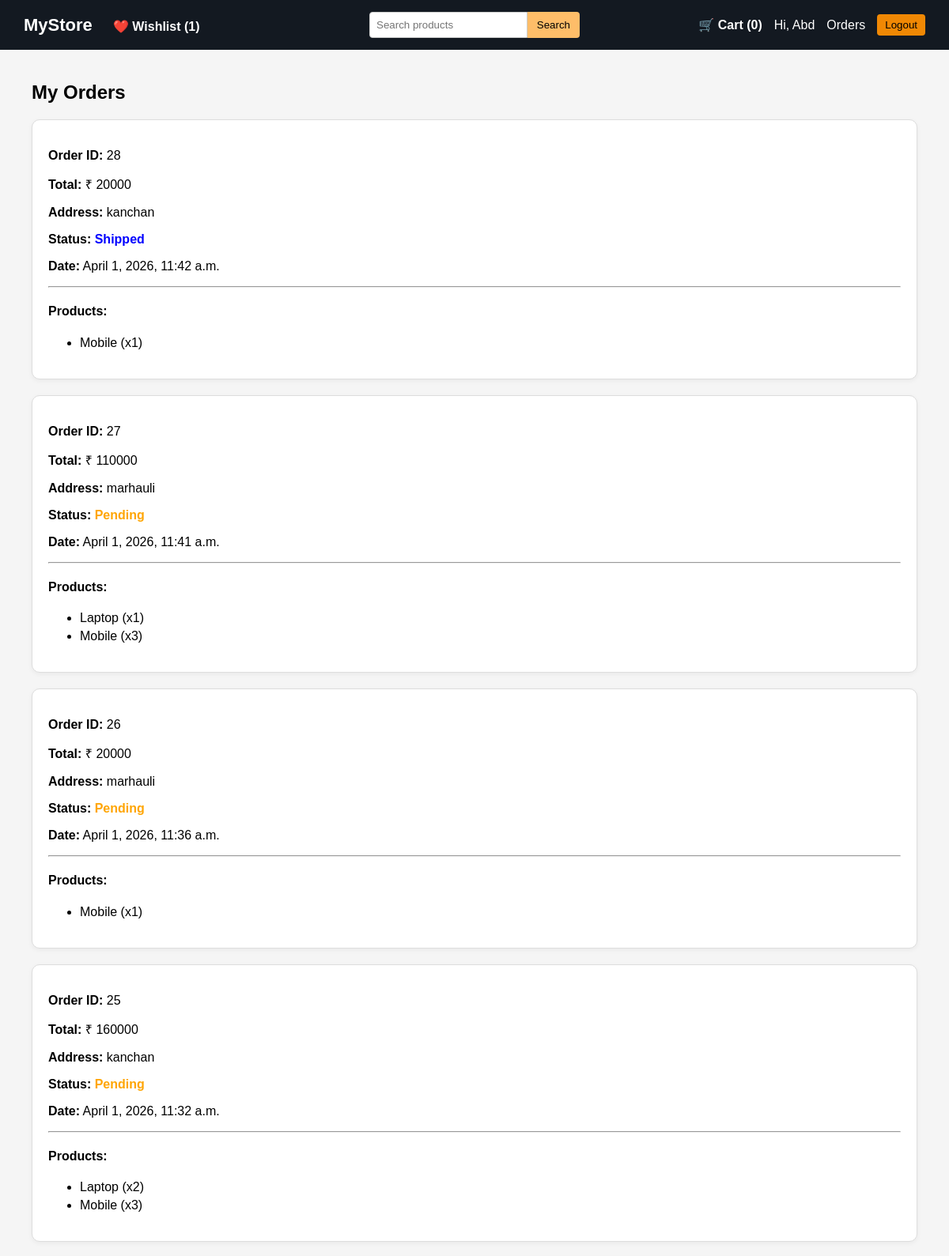
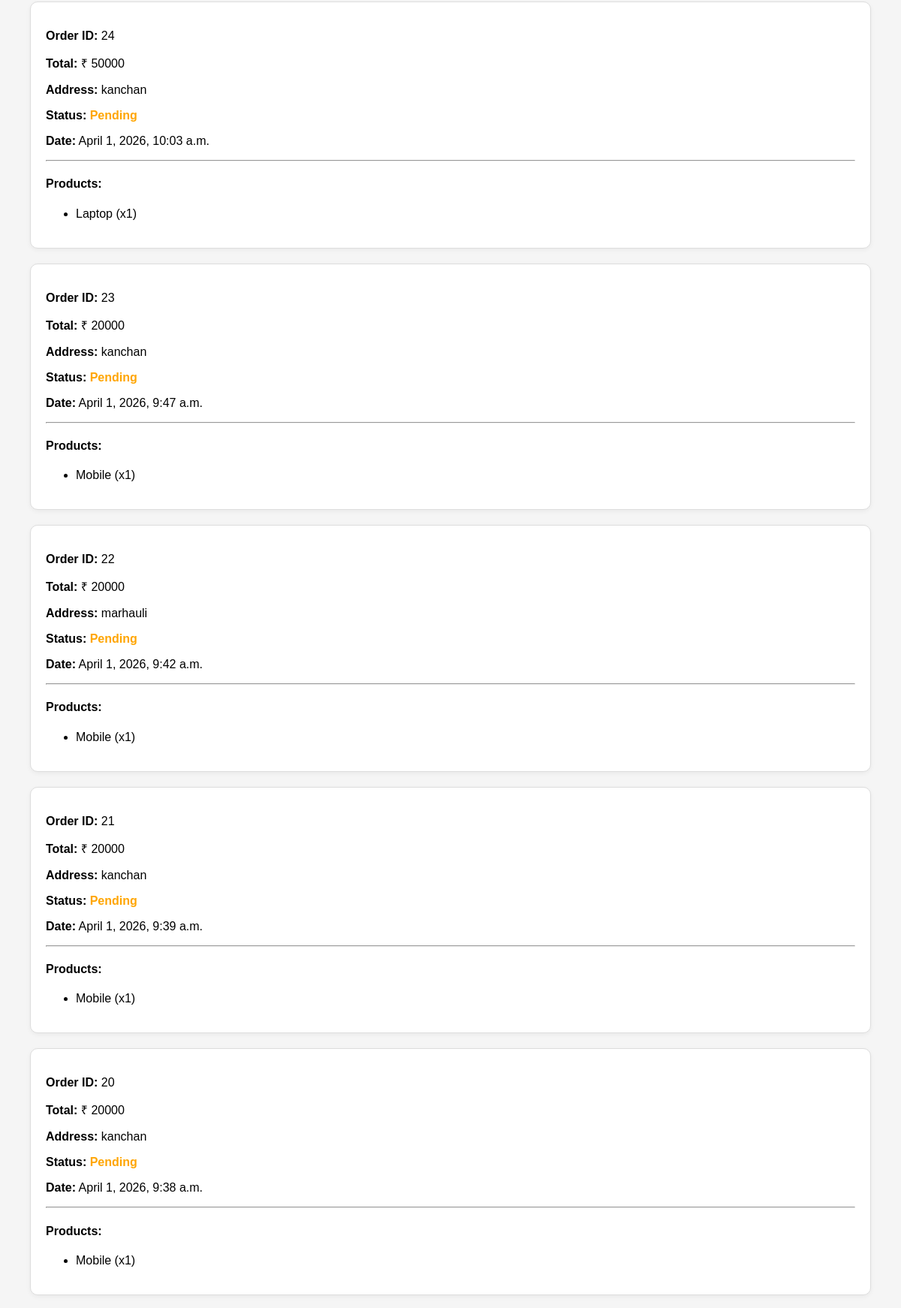
/my-orders/ (signed in, upper part), run on the app's committed database (2 pictures, top to bottom).
### myapp/models.py (models this page shows, shortened)
class Order(models.Model):
    STATUS_CHOICES = [
        ('Pending', 'Pending'),
        ('Shipped', 'Shipped'),
        ('Delivered', 'Delivered'),
    ]
    user = models.ForeignKey(User, on_delete=models.CASCADE)
    name = models.CharField(max_length=100)
    phone = models.CharField(max_length=15)
    address = models.TextField()
    total_price = models.IntegerField()
    status = models.CharField(
        max_length=20,
        choices=STATUS_CHOICES,
        default='Pending'
    )
    created_at = models.DateTimeField(auto_now_add=True)

class OrderItem(models.Model):
    order = models.ForeignKey(Order, on_delete=models.CASCADE)
    product = models.ForeignKey(Product, on_delete=models.CASCADE)
    quantity = models.IntegerField()

class Product(models.Model):
    name = models.CharField(max_length=100)
    price = models.IntegerField()
    description = models.TextField(null=True, blank=True)
    image = models.ImageField(upload_to='products/', null=True, blank=True)

### myapp/views.py (the view)
# urls.py: path('my-orders/', views.my_orders, name='my_orders'),
@login_required
def my_orders(request):
    orders = Order.objects.filter(user=request.user).order_by('-created_at')
    return render(request, 'my_orders.html', {
        'orders': orders
    })

### myapp/context_processors.py (called while the page is built)
def global_data(request):
    cart = request.session.get('cart', {})
    cart_count = len(cart)
    wishlist_count = 0
    if request.user.is_authenticated:
        wishlist_count = Wishlist.objects.filter(user=request.user).count()
    return {
        'cart_count': cart_count,
        'wishlist_count': wishlist_count
    }

### myapp/templates/my_orders.html (shortened to what this page needs)
{% extends 'base.html' %}
{% block content %}
<h2 style="margin:20px;">My Orders</h2>
{% if orders %}
    {% for order in orders %}
        <div style="
            border:1px solid #ddd;
            padding:20px;
            margin:20px;
            border-radius:10px;
            background:white;
            box-shadow:0 2px 6px rgba(0,0,0,0.05);
        ">
            <p><strong>Order ID:</strong> {{ order.id }}</p>
            <p><strong>Total:</strong> ₹ {{ order.total_price }}</p>
            <p><strong>Address:</strong> {{ order.address }}</p>
            <p>
                <strong>Status:</strong>
                <span class="{{ order.status|lower }}">
                    {{ order.status }}
                </span>
            </p>
            <p><strong>Date:</strong> {{ order.created_at }}</p>
            <hr>
            <h4>Products:</h4>
            <ul>
                {% for item in order.orderitem_set.all %}
                    <li style="margin-bottom:5px;">
                        {{ item.product.name }} (x{{ item.quantity }})
                    </li>
                {% endfor %}
            </ul>
        </div>
    {% endfor %}
{% else %}
    <p style="margin:20px;">You have no orders yet.</p>
{% endif %}
{% endblock %}

### myapp/templates/base.html (shortened to what this page needs)
<!DOCTYPE html>
<html>
<head>
</head>
<body>
<div style="background:#131921; color:white; padding:15px 30px; display:flex; align-items:center;">
    <div style="flex:1;">
        <a href="/" style="color:white; font-size:22px; font-weight:bold;">
            MyStore
        </a>
        <a href="{% url 'wishlist' %}"
           style="margin-left:20px; color:white; text-decoration:none; font-weight:bold;">
            ❤️ Wishlist ({{ wishlist_count|default:0 }})
        </a>
    </div>
    <div style="flex:1; display:flex; justify-content:center;">
        <form method="GET" action="/" style="display:flex; width:70%; max-width:500px;">
            <input type="text" name="q" value="{{ request.GET.q }}" placeholder="Search products"
                   style="flex:1; padding:8px; border-radius:4px 0 0 4px;">
            <button style="background:#febd69; padding:8px 12px; border-radius:0 4px 4px 0;">
                Search
            </button>
        </form>
    </div>
    <div style="flex:1; display:flex; justify-content:flex-end; align-items:center; gap:15px;">
        <a href="{% url 'cart' %}" style="color:white; font-weight:bold;">
            🛒 Cart ({{ cart_count }})
        </a>
        {% if user.is_authenticated %}
            <span>Hi, {{ user.username }}</span>
            <a href="{% url 'my_orders' %}" style="color:white;">
                Orders
            </a>
            <form action="{% url 'logout' %}" method="post">
                <button style="background:#f08804;">Logout</button>
            </form>
        {% else %}
            <a href="{% url 'login' %}" style="color:white;">Login</a>
            <a href="{% url 'signup' %}" style="color:white;">Signup</a>
        {% endif %}
    </div>
</div>
<div style="padding:20px;">
    {% block content %}
    {% endblock %}
</div>
</body>
</html>

### myapp/templates/base.html (style rules this page uses)
body { margin: 0; font-family: Arial, sans-serif; background-color: #f5f5f5; }
a { text-decoration: none; }
button { cursor: pointer; border: none; padding: 6px 10px; border-radius: 4px; }
input { border: 1px solid #ccc; padding: 8px; border-radius: 4px; width: 100%; }

### myapp/templates/my_orders.html (style rules this page uses)
.pending { color: orange; font-weight: bold; }
.shipped { color: blue; font-weight: bold; }

### data on the page
Order: id "28", total_price "20000", address "kanchan", status "Shipped", created_at "April 1, 2026, 11:42 a.m."
OrderItem: product.name "Mobile", quantity "1"
Order: id "27", total_price "110000", address "marhauli", status "Pending", created_at "April 1, 2026, 11:41 a.m."
OrderItem: product.name "Laptop", quantity "1"
OrderItem: product.name "Mobile", quantity "3"
Order: id "26", total_price "20000", address "marhauli", status "Pending", created_at "April 1, 2026, 11:36 a.m."
OrderItem: product.name "Mobile", quantity "1"
Order: id "25", total_price "160000", address "kanchan", status "Pending", created_at "April 1, 2026, 11:32 a.m."
OrderItem: product.name "Laptop", quantity "2"
OrderItem: product.name "Mobile", quantity "3"
Order: id "24", total_price "50000", address "kanchan", status "Pending", created_at "April 1, 2026, 10:03 a.m."
OrderItem: product.name "Laptop", quantity "1"
Order: id "23", total_price "20000", address "kanchan", status "Pending", created_at "April 1, 2026, 9:47 a.m."
OrderItem: product.name "Mobile", quantity "1"
Order: id "22", total_price "20000", address "marhauli", status "Pending", created_at "April 1, 2026, 9:42 a.m."
OrderItem: product.name "Mobile", quantity "1"
Order: id "21", total_price "20000", address "kanchan", status "Pending", created_at "April 1, 2026, 9:39 a.m."
OrderItem: product.name "Mobile", quantity "1"
Order: id "20", total_price "20000", address "kanchan", status "Pending", created_at "April 1, 2026, 9:38 a.m."
OrderItem: product.name "Mobile", quantity "1"

### other printed values
{{ wishlist_count|default:0 }} "1"
{{ cart_count }} "0"
{{ user.username }} "Abd"
